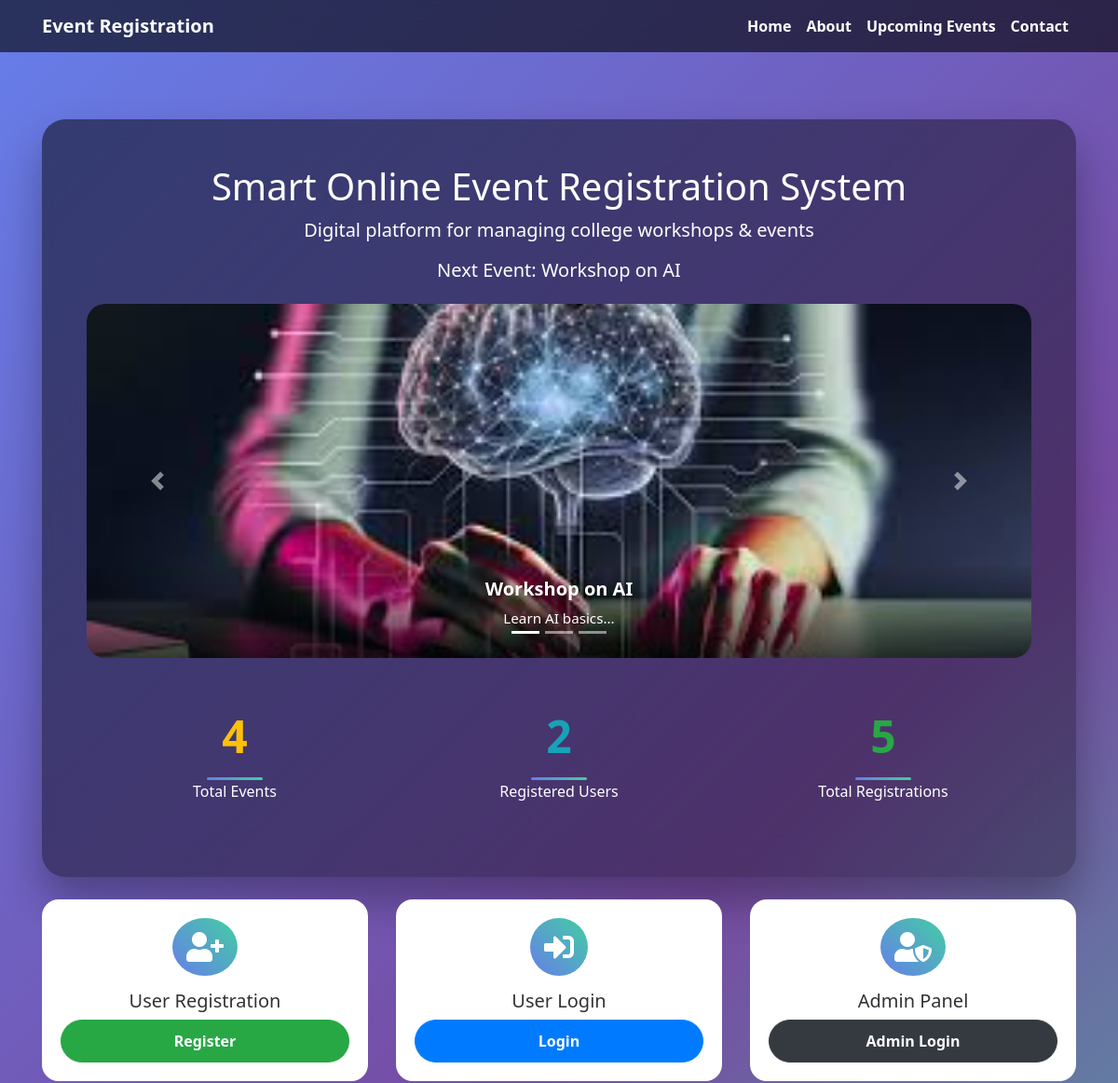
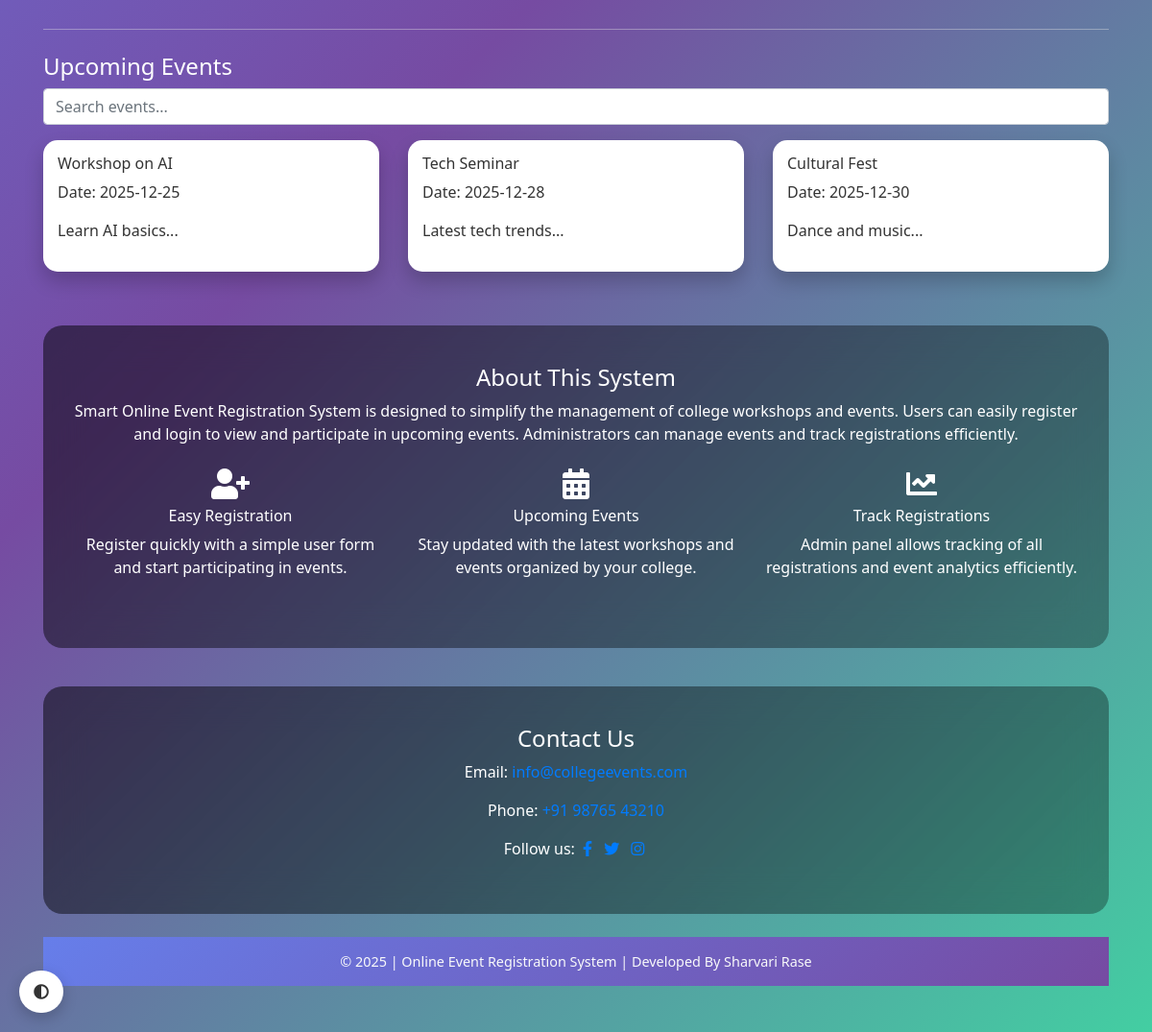
The page / on the database its author committed (2 pictures, top to bottom).
### tables this page shows
CREATE TABLE `events` (
  `id` int(11) NOT NULL,
  `title` varchar(200) DEFAULT NULL,
  `description` text DEFAULT NULL,
  `event_date` date DEFAULT NULL,
  `total_seats` int(11) DEFAULT NULL,
  `created_at` timestamp NOT NULL DEFAULT current_timestamp(),
  `event_image` varchar(255) DEFAULT NULL
);

### index.php (the view, shortened to what this page needs)
<?php
include("db.php");
$event_count = mysqli_fetch_assoc(mysqli_query($conn,"SELECT COUNT(*) AS total FROM events"))['total'];
$user_count  = mysqli_fetch_assoc(mysqli_query($conn,"SELECT COUNT(*) AS total FROM users"))['total'];
$reg_count   = mysqli_fetch_assoc(mysqli_query($conn,"SELECT COUNT(*) AS total FROM registrations"))['total'];
$slider = mysqli_query($conn,"SELECT * FROM events WHERE event_image!='' ORDER BY event_date ASC LIMIT 3");
$upcoming = mysqli_query($conn,"SELECT * FROM events ORDER BY event_date ASC LIMIT 3");
$next_event = mysqli_fetch_assoc(mysqli_query($conn,"SELECT * FROM events ORDER BY event_date ASC LIMIT 1"));
$next_event_date = $next_event ? $next_event['event_date'] : null;
?>
<!DOCTYPE html>
<html>
<head>
<link rel="stylesheet" href="https://stackpath.bootstrapcdn.com/bootstrap/4.5.2/css/bootstrap.min.css">
<link rel="stylesheet" href="https://cdnjs.cloudflare.com/ajax/libs/font-awesome/5.15.4/css/all.min.css">
</head>
<body>
<nav class="navbar navbar-expand-lg fixed-top">
<div class="container">
<a class="navbar-brand" href="#">Event Registration</a>
<div class="collapse navbar-collapse" id="navbarNav">
<ul class="navbar-nav ml-auto">
<li class="nav-item"><a class="nav-link" href="#home">Home</a></li>
<li class="nav-item"><a class="nav-link" href="#about">About</a></li>
<li class="nav-item"><a class="nav-link" href="#upcoming">Upcoming Events</a></li>
<li class="nav-item"><a class="nav-link" href="#contact">Contact</a></li>
</ul>
</div>
</div>
</nav>
<div class="container py-5" id="home">
<div class="glass p-5 text-center">
<h1>Smart Online Event Registration System</h1>
<p class="lead">Digital platform for managing college workshops & events</p>
<?php if($next_event_date){ ?>
<div class="mt-3 mb-4">
<h5>Next Event: <?= $next_event['title'] ?></h5>
</div>
<?php } ?>
<div id="eventSlider" class="carousel slide carousel-fade mt-4" data-ride="carousel" data-interval="3000">
<ol class="carousel-indicators">
<?php $i=0; while($s=mysqli_fetch_assoc($slider)){ ?>
<li data-target="#eventSlider" data-slide-to="<?= $i ?>" class="<?= ($i==0)?'active':'' ?>"></li>
<?php $i++; } ?>
</ol>
<div class="carousel-inner">
<?php mysqli_data_seek($slider,0); $i=0; while($s=mysqli_fetch_assoc($slider)){ ?>
<div class="carousel-item <?= ($i==0)?'active':'' ?>">
<img src="uploads/<?= $s['event_image'] ?>" alt="<?= $s['title'] ?>">
<div class="slider-overlay">
<h5><?= $s['title'] ?></h5>
<p><?= substr($s['description'] ?? '',0,70) ?>...</p>
</div>
</div>
<?php $i++; } ?>
</div>
<a class="carousel-control-prev" href="#eventSlider" data-slide="prev"><span class="carousel-control-prev-icon"></span></a>
<a class="carousel-control-next" href="#eventSlider" data-slide="next"><span class="carousel-control-next-icon"></span></a>
</div>
<div class="row mt-5 text-center">
<div class="col-md-4 mb-3"><div class="counter text-warning"><?= $event_count ?></div><p>Total Events</p></div>
<div class="col-md-4 mb-3"><div class="counter text-info"><?= $user_count ?></div><p>Registered Users</p></div>
<div class="col-md-4 mb-3"><div class="counter text-success"><?= $reg_count ?></div><p>Total Registrations</p></div>
</div>
</div>
<div class="row mt-4 text-center">
<div class="col-md-4 mb-3">
<div class="role-card"><i class="fas fa-user-plus fa-2x"></i><h5>User Registration</h5><a href="user/register.php" class="btn btn-success btn-block btn-custom">Register</a></div>
</div>
<div class="col-md-4 mb-3">
<div class="role-card"><i class="fas fa-sign-in-alt fa-2x"></i><h5>User Login</h5><a href="user/login.php" class="btn btn-primary btn-block btn-custom">Login</a></div>
</div>
<div class="col-md-4 mb-3">
<div class="role-card"><i class="fas fa-user-shield fa-2x"></i><h5>Admin Panel</h5><a href="admin/admin_login.php" class="btn btn-dark btn-block btn-custom">Admin Login</a></div>
</div>
</div>
<hr style="background:#fff;opacity:0.4">
<div id="upcoming">
<h4 class="mt-4">Upcoming Events</h4>
<input type="text" id="searchEvents" class="form-control mb-3" placeholder="Search events...">
<div class="row mt-3" id="eventList">
<?php mysqli_data_seek($upcoming,0); while($e=mysqli_fetch_assoc($upcoming)){ ?>
<div class="col-md-4 mb-3 event-item">
<div class="event-box">
<h6><?= $e['title'] ?></h6>
<p>Date: <?= $e['event_date'] ?></p>
<p><?= substr($e['description'] ?? '', 0, 50) ?>...</p>
</div>
</div>
<?php } ?>
</div>
</div>
<div id="about" class="about-section">
<h4>About This System</h4>
<p>Smart Online Event Registration System is designed to simplify the management of college workshops and events.
Users can easily register and login to view and participate in upcoming events. Administrators can manage events and track registrations efficiently.</p>
<div class="row mt-4 text-center">
<div class="col-md-4 mb-3"><i class="fas fa-user-plus fa-2x mb-2"></i><h6>Easy Registration</h6><p class="feature-text">Register quickly with a simple user form and start participating in events.</p></div>
<div class="col-md-4 mb-3"><i class="fas fa-calendar-alt fa-2x mb-2"></i><h6>Upcoming Events</h6><p class="feature-text">Stay updated with the latest workshops and events organized by your college.</p></div>
<div class="col-md-4 mb-3"><i class="fas fa-chart-line fa-2x mb-2"></i><h6>Track Registrations</h6><p class="feature-text">Admin panel allows tracking of all registrations and event analytics efficiently.</p></div>
</div>
</div>
<div id="contact" class="contact-section">
<h4>Contact Us</h4>
<p>Email: <a href="mailto:info@collegeevents.com">info@collegeevents.com</a></p>
<p>Phone: <a href="tel:+919876543210">+91 98765 43210</a></p>
<p>Follow us:
<a href="#"><i class="fab fa-facebook-f mx-1"></i></a>
<a href="#"><i class="fab fa-twitter mx-1"></i></a>
<a href="#"><i class="fab fa-instagram mx-1"></i></a>
</p>
</div>
<button id="toggleMode" onclick="toggleMode()"><i class="fas fa-adjust"></i></button>
<footer class="text-light mt-4">
© 2025 | Online Event Registration System | Developed By Sharvari Rase
</footer>
</body>
</html>

### index.php (style rules this page uses)
body { font-family:'Segoe UI',sans-serif; scroll-behavior: smooth; background: linear-gradient(135deg,#667eea,#764ba2,#43cea2); color:#fff; margin:0; padding:0; transition: background 0.5s, color 0.5s; }
.navbar { background: rgba(0,0,0,0.6); backdrop-filter: blur(10px); transition: background 0.3s; }
.navbar a { color:#fff; font-weight:600; transition:0.3s; }
.glass { background: linear-gradient(135deg, rgba(0,0,0,0.5), rgba(0,0,0,0.3)); backdrop-filter: blur(20px); border-radius:25px; box-shadow:0 25px 45px rgba(0,0,0,0.3); color:#fff; text-align:center; padding:50px 20px; margin-top:80px; animation: fadeIn 1.5s ease-in-out; }
.btn-custom { border-radius:50px; padding:10px 25px; font-weight:600; transition:0.4s; }
.carousel-inner { border-radius:20px; overflow:hidden; position:relative; }
.carousel-item { height:380px; }
.carousel-item img { width:100%; height:100%; object-fit:cover; transition: transform 0.5s; }
.slider-overlay { position:absolute; bottom:0; width:100%; background:linear-gradient(to top,rgba(0,0,0,0.7),transparent); padding:15px; text-align:center; }
.slider-overlay h5 { font-weight:700; text-shadow:2px 2px 10px rgba(0,0,0,0.7); }
.slider-overlay p { font-size:0.95rem; margin-top:5px; }
.counter { font-size:3rem; font-weight:900; }
.counter::after { content:""; display:block; width:60px; height:3px; margin:8px auto 0; background: linear-gradient(90deg,#667eea,#43cea2); border-radius:2px; }
.role-card { background:#fff; color:#333; border-radius:18px; transition:0.4s; padding:20px; text-align:center; }
.role-card i { display:inline-block; padding:15px; border-radius:50%; background: linear-gradient(45deg,#667eea,#43cea2); color:#fff; margin-bottom:15px; transition:0.4s; }
.event-box { background:#fff; color:#333; border-radius:15px; padding:15px; box-shadow:0 10px 20px rgba(0,0,0,0.2); transition:0.3s; position:relative; }
.about-section, .contact-section { background: linear-gradient(135deg, rgba(0,0,0,0.5), rgba(0,0,0,0.3)); backdrop-filter: blur(20px); border-radius:20px; padding:40px 30px; margin-top:40px; text-align:center; }
footer { background: linear-gradient(135deg,#667eea,#764ba2); padding:15px 0; font-size:0.9rem; text-align:center; }
#toggleMode { position:fixed; bottom:20px; left:20px; background:#fff; color:#333; border:none; padding:10px 15px; border-radius:50px; cursor:pointer; z-index:99; box-shadow:0 5px 15px rgba(0,0,0,0.2); }

### rows shown on the page
events: title "Workshop on AI", event_image (picture), description "Learn AI basics", event_date "2025-12-25"
events: title "Tech Seminar", event_date "2025-12-28", description "Latest tech trends"
events: title "Cultural Fest", event_date "2025-12-30", description "Dance and music"

### other values the page prints
$event_count "4"
$user_count "2"
$reg_count "5"
